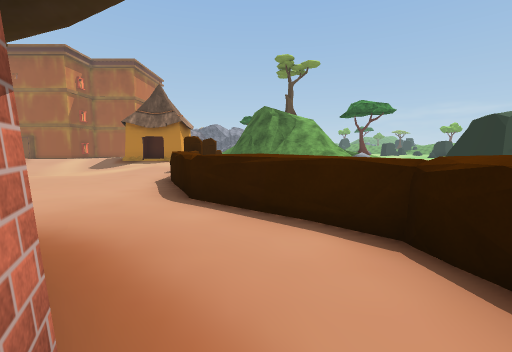
[1] (above)

24 first-person views from a walk through a 3-D level made in the Unity game engine. The camera is 1.4 m above the floor, tilts 6° down and sees 90° across. The floor is counted in squares, 2 m on a side. Each view is taken from the middle of a square. On the plan, view 1 faces up. The plan holds only what a view shows up to about 9 squares ahead; the rest is blank. The place goes on beyond the plan. The player character is not drawn. Some surface patterns are stand-ins.

[2]
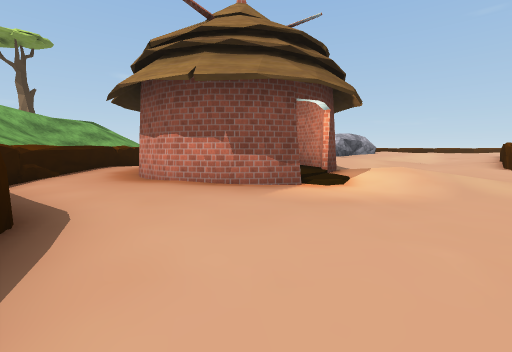

[3]
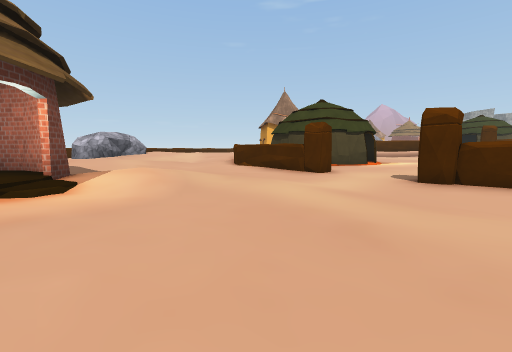

[4]
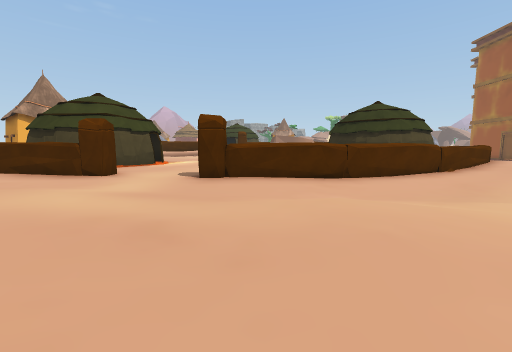

[5]
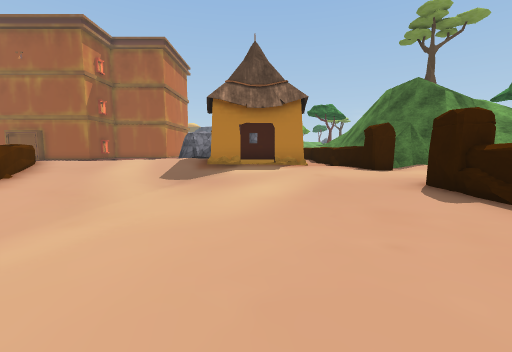

[6]
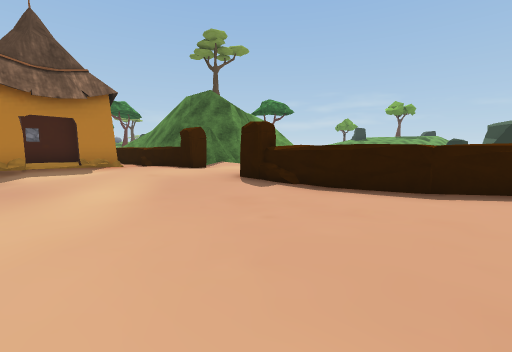

[7]
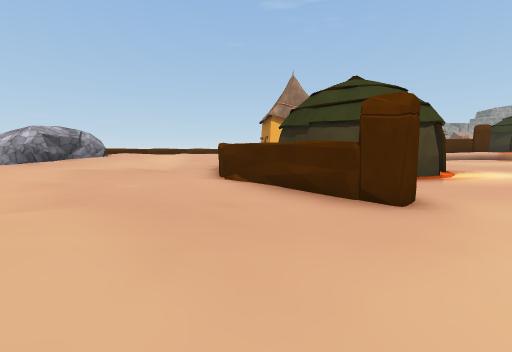

[8]
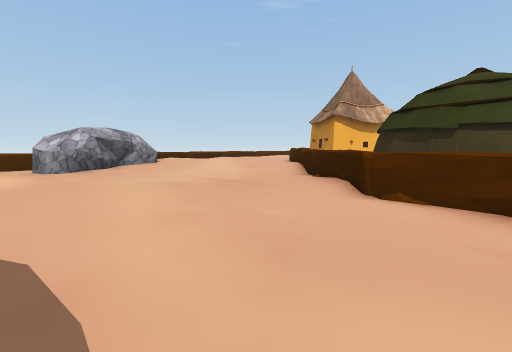

[9]
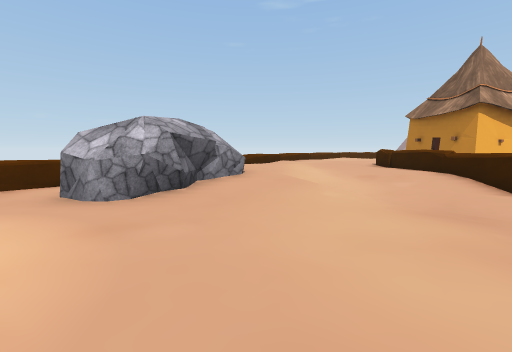

[10]
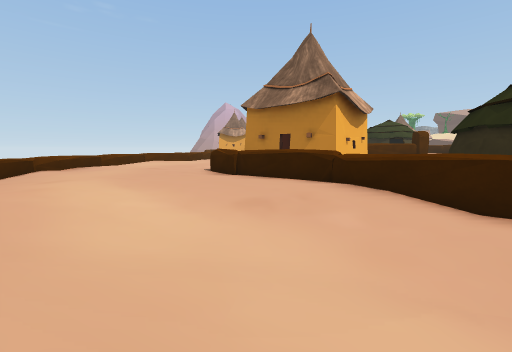

[11]
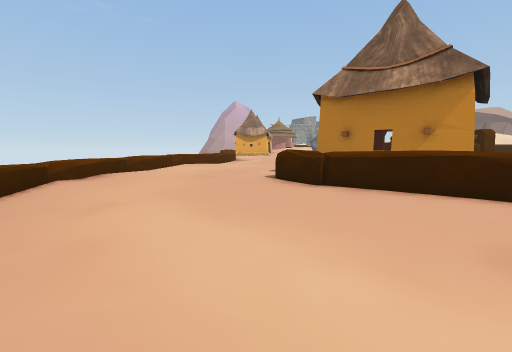

[12]
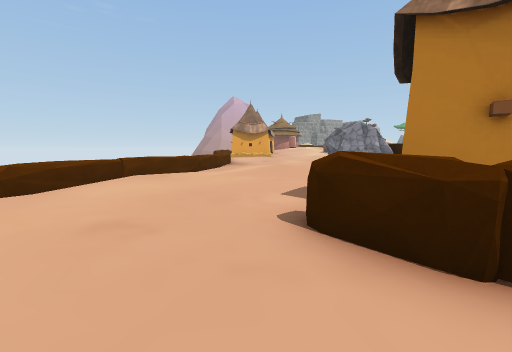

[13]
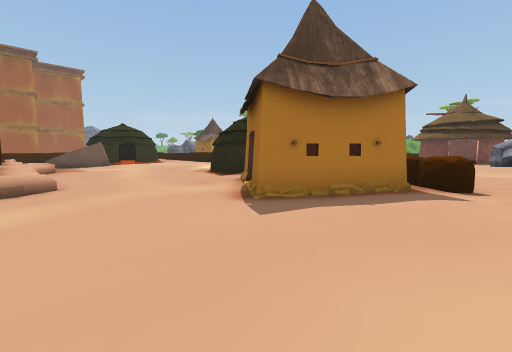

[14]
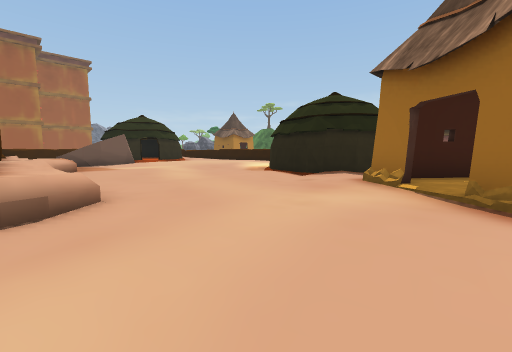

[15]
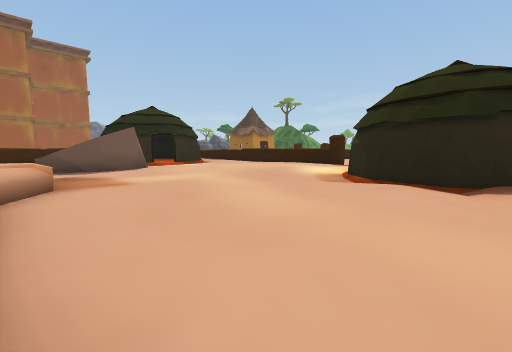

[16]
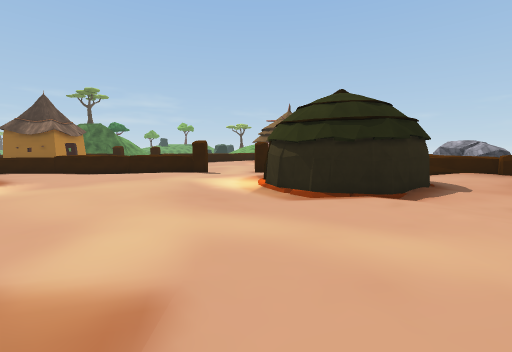

[17]
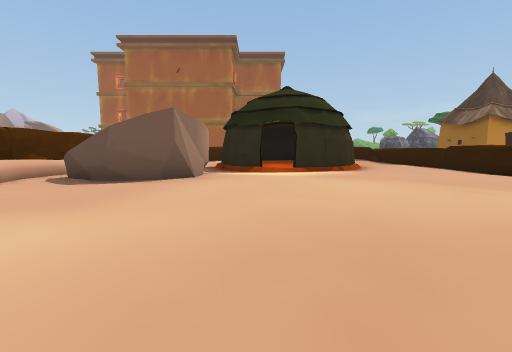

[18]
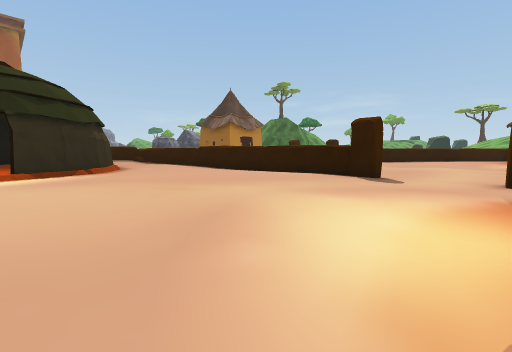

[19]
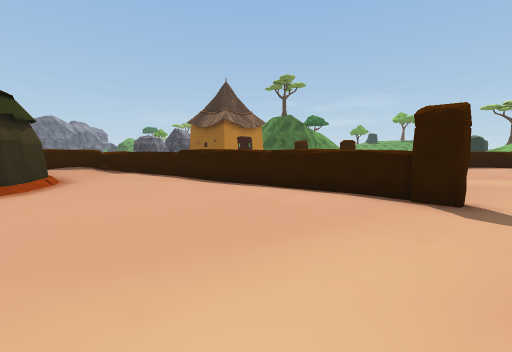

[20]
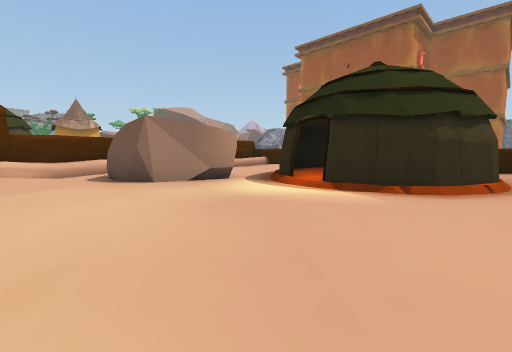

[21]
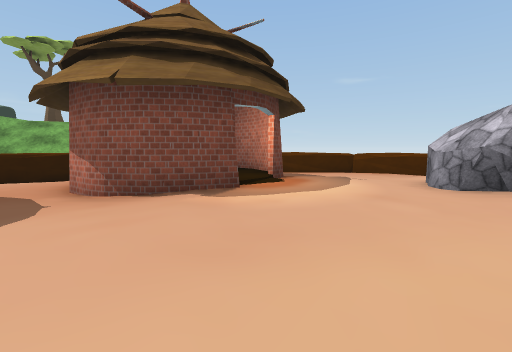

[22]
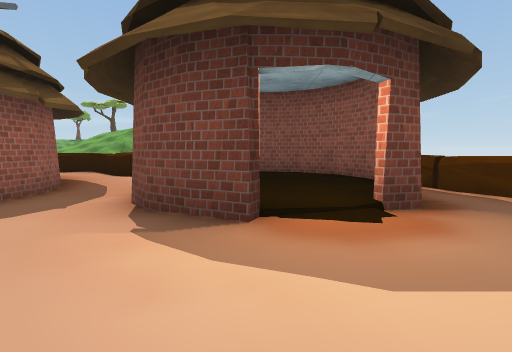

[23]
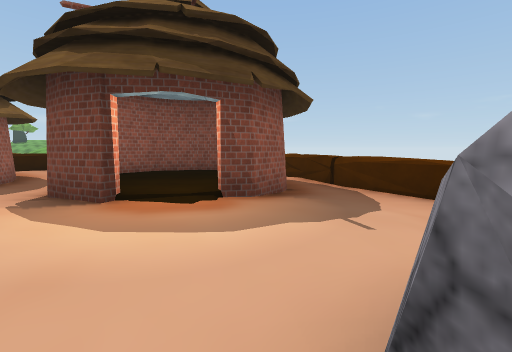

[24]
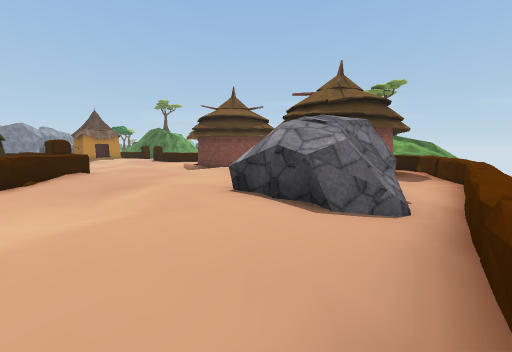

### Floor plan
Key: @ floor where view 1 was taken; # wall or solid block; x gap in a wall; . main floor; : floor 0.25 m higher than the main floor; - floor 0.25 m lower than the main floor; + floor 0.5 m higher than the main floor; _ floor 0.5 m lower than the main floor; * floor 0.75 m higher than the main floor; < floor 0.75 m lower than the main floor; / step, stairs or slope; = window, fence, low wall or low ledge; ^ raised ledge; O other object.
Columns run from 25 left of view 1 to 6 right of it. Each row starts with its distance up from view 1.
 15           ^^x:::+:O:O ^ ##
 14            #^.../_-...##./
 13            .^#__/<_-...-.
 12           #..^__<<__....
 11      ##  ##.-#__<<__----
 10      -####-.-##_<<_____#
  9 ### #---....-_#_<<_____^
  8 ^==##.......-_#_<______#
  7 ^=###........-#_<_--___^      OO
  6 ^=-...:::....-#_<______^      OO
  5 x=....::::..--#_____----^
  4  *:.........-_____-----.^^
  3  *:.........-____-----...^^
  2  /....---###--#__--.--##..-=
  1 ^/...-.#####  #__-.:.:###.=^
  0 ^/.....##   # #__-.:#:   @.^
 -1 ^=.....#    # #--_--##   x#^//
 -2  .....-##  ## ^.-----# ##.=^ //
 -3 ........#####^.--.....##..=^ //
 -4 .....OO.... #.....:::..-.._= //
 -5 .....OOO.. ^.._-.::+:####-_^//
 -6 ....O   Ox^:.-_....::#++## ^/
 -7 :::.OO O#^+:._/...:::#+++#
 -8 ++++:OOO^++:._/+...::+++ #
 -9 +**+++#^:++:..+++:.::####
-10 ++*++++++++++++####...---
-11 +++++++++++++**###...-=^#
-12  ++++++++++++++##..==^^#
-13 ^^  +++++++ +^^^^^^^ =
-14   ^^^^^^^^

Where each view was taken, in squares from view 1:
view 1: 0 up, 0 right, facing up
view 2: 6 up, 3 left, facing down
view 3: 6 up, 4 left, facing down-left
view 4: 6 up, 4 left, facing left
view 5: 6 up, 6 left, facing up
view 6: 6 up, 7 left, facing up-right
view 7: 3 up, 7 left, facing down-left
view 8: 0 up, 6 left, facing down-left
view 9: 5 down, 6 left, facing down-left
view 10: 8 down, 10 left, facing left
view 11: 10 down, 12 left, facing left
view 12: 10 down, 16 left, facing left
view 13: 10 down, 25 left, facing up-right
view 14: 6 down, 25 left, facing up-right
view 15: 2 down, 24 left, facing up-right
view 16: 2 up, 24 left, facing right
view 17: 2 up, 19 left, facing up
view 18: 2 up, 18 left, facing up-right
view 19: 4 up, 16 left, facing up-right
view 20: 5 up, 15 left, facing up-left
view 21: 4 down, 8 left, facing down-right
view 22: 7 down, 7 left, facing right
view 23: 9 down, 8 left, facing right
view 24: 13 down, 13 left, facing up-right
